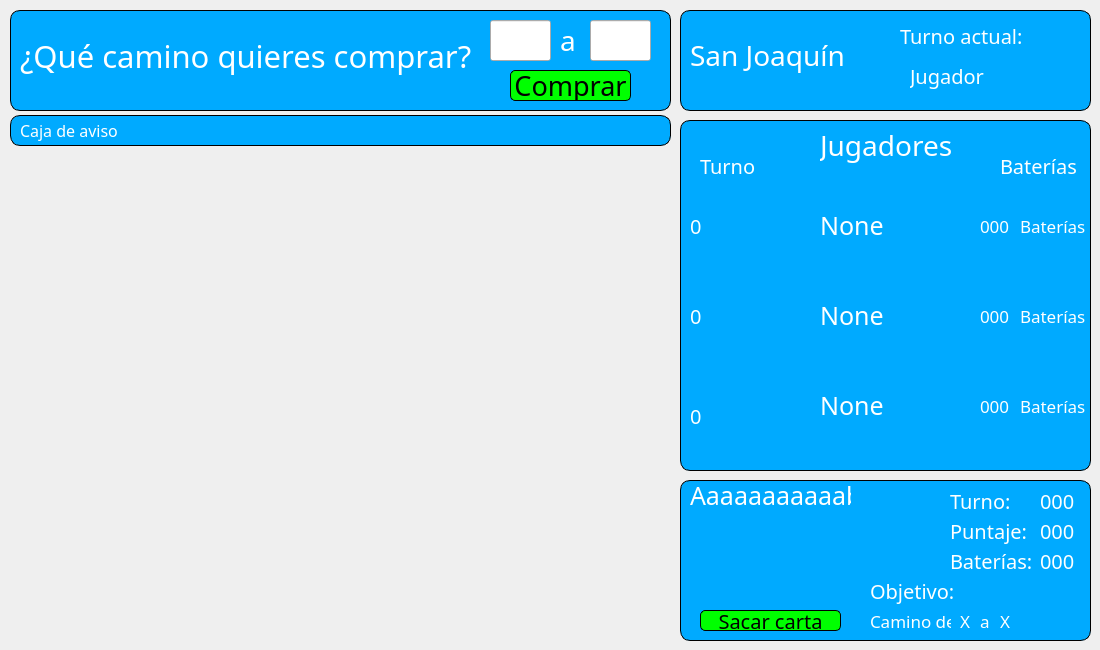
<?xml version="1.0" encoding="UTF-8"?>
<ui version="4.0">
 <class>Form</class>
 <widget class="QWidget" name="Form">
  <property name="geometry">
   <rect>
    <x>0</x>
    <y>0</y>
    <width>1100</width>
    <height>650</height>
   </rect>
  </property>
  <property name="minimumSize">
   <size>
    <width>1100</width>
    <height>650</height>
   </size>
  </property>
  <property name="maximumSize">
   <size>
    <width>1100</width>
    <height>650</height>
   </size>
  </property>
  <property name="windowTitle">
   <string>Form</string>
  </property>
  <widget class="QLabel" name="label_fondo">
   <property name="geometry">
    <rect>
     <x>0</x>
     <y>0</y>
     <width>1100</width>
     <height>650</height>
    </rect>
   </property>
   <property name="minimumSize">
    <size>
     <width>1100</width>
     <height>650</height>
    </size>
   </property>
   <property name="maximumSize">
    <size>
     <width>1100</width>
     <height>650</height>
    </size>
   </property>
   <property name="text">
    <string/>
   </property>
   <property name="pixmap">
    <pixmap>../sprites_usuario/nubes_espera.jpeg</pixmap>
   </property>
   <property name="scaledContents">
    <bool>true</bool>
   </property>
  </widget>
  <widget class="QLabel" name="label">
   <property name="geometry">
    <rect>
     <x>10</x>
     <y>10</y>
     <width>661</width>
     <height>101</height>
    </rect>
   </property>
   <property name="styleSheet">
    <string notr="true">background-color: rgb(0, 170, 255);
border-width:10px;
border-radius: 10px;
border: 1px solid black;</string>
   </property>
   <property name="text">
    <string/>
   </property>
  </widget>
  <widget class="QLabel" name="label_mapa">
   <property name="geometry">
    <rect>
     <x>10</x>
     <y>150</y>
     <width>660</width>
     <height>495</height>
    </rect>
   </property>
   <property name="minimumSize">
    <size>
     <width>660</width>
     <height>495</height>
    </size>
   </property>
   <property name="maximumSize">
    <size>
     <width>660</width>
     <height>495</height>
    </size>
   </property>
   <property name="text">
    <string/>
   </property>
   <property name="pixmap">
    <pixmap>../sprites_usuario/Mapas/Mapa ING.png</pixmap>
   </property>
   <property name="scaledContents">
    <bool>true</bool>
   </property>
  </widget>
  <widget class="QLabel" name="label_3">
   <property name="geometry">
    <rect>
     <x>680</x>
     <y>10</y>
     <width>411</width>
     <height>101</height>
    </rect>
   </property>
   <property name="styleSheet">
    <string notr="true">background-color: rgb(0, 170, 255);
border-width:10px;
border-radius: 10px;
border: 1px solid black;</string>
   </property>
   <property name="text">
    <string/>
   </property>
  </widget>
  <widget class="QLabel" name="label_4">
   <property name="geometry">
    <rect>
     <x>680</x>
     <y>120</y>
     <width>411</width>
     <height>351</height>
    </rect>
   </property>
   <property name="styleSheet">
    <string notr="true">background-color: rgb(0, 170, 255);
border-width:10px;
border-radius: 10px;
border: 1px solid black;</string>
   </property>
   <property name="text">
    <string/>
   </property>
  </widget>
  <widget class="QLabel" name="label_5">
   <property name="geometry">
    <rect>
     <x>680</x>
     <y>480</y>
     <width>411</width>
     <height>161</height>
    </rect>
   </property>
   <property name="styleSheet">
    <string notr="true">background-color: rgb(0, 170, 255);
border-width:10px;
border-radius: 10px;
border: 1px solid black;</string>
   </property>
   <property name="text">
    <string/>
   </property>
  </widget>
  <widget class="QLabel" name="label_6">
   <property name="geometry">
    <rect>
     <x>20</x>
     <y>20</y>
     <width>461</width>
     <height>71</height>
    </rect>
   </property>
   <property name="font">
    <font>
     <family>MV Boli</family>
     <pointsize>23</pointsize>
    </font>
   </property>
   <property name="styleSheet">
    <string notr="true">color: rgb(255, 255, 255);</string>
   </property>
   <property name="text">
    <string>¿Qué camino quieres comprar?</string>
   </property>
  </widget>
  <widget class="QLineEdit" name="edit_comprar_desde">
   <property name="geometry">
    <rect>
     <x>490</x>
     <y>20</y>
     <width>61</width>
     <height>41</height>
    </rect>
   </property>
   <property name="font">
    <font>
     <family>MV Boli</family>
     <pointsize>21</pointsize>
    </font>
   </property>
   <property name="text">
    <string/>
   </property>
  </widget>
  <widget class="QLabel" name="label_7">
   <property name="geometry">
    <rect>
     <x>560</x>
     <y>20</y>
     <width>31</width>
     <height>41</height>
    </rect>
   </property>
   <property name="font">
    <font>
     <family>MV Boli</family>
     <pointsize>21</pointsize>
    </font>
   </property>
   <property name="styleSheet">
    <string notr="true">color: rgb(255, 255, 255);</string>
   </property>
   <property name="text">
    <string>a</string>
   </property>
  </widget>
  <widget class="QLineEdit" name="edit_comprar_hacia">
   <property name="geometry">
    <rect>
     <x>590</x>
     <y>20</y>
     <width>61</width>
     <height>41</height>
    </rect>
   </property>
   <property name="font">
    <font>
     <family>MV Boli</family>
     <pointsize>21</pointsize>
    </font>
   </property>
  </widget>
  <widget class="QPushButton" name="boton_comprar">
   <property name="enabled">
    <bool>true</bool>
   </property>
   <property name="geometry">
    <rect>
     <x>510</x>
     <y>70</y>
     <width>121</width>
     <height>31</height>
    </rect>
   </property>
   <property name="font">
    <font>
     <family>MV Boli</family>
     <pointsize>20</pointsize>
    </font>
   </property>
   <property name="styleSheet">
    <string notr="true">border-width:10px;
border-radius: 5px;
background-color: rgb(0, 255, 0);
border: 0.5px solid black;
</string>
   </property>
   <property name="text">
    <string>Comprar</string>
   </property>
   <property name="checkable">
    <bool>false</bool>
   </property>
  </widget>
  <widget class="QPushButton" name="boton_sacar_carta">
   <property name="enabled">
    <bool>true</bool>
   </property>
   <property name="geometry">
    <rect>
     <x>700</x>
     <y>610</y>
     <width>141</width>
     <height>21</height>
    </rect>
   </property>
   <property name="font">
    <font>
     <family>MV Boli</family>
     <pointsize>15</pointsize>
    </font>
   </property>
   <property name="styleSheet">
    <string notr="true">border-width:10px;
border-radius: 5px;
background-color: rgb(0, 255, 0);
border: 0.5px solid black;
</string>
   </property>
   <property name="text">
    <string>Sacar carta</string>
   </property>
   <property name="checkable">
    <bool>false</bool>
   </property>
  </widget>
  <widget class="QLabel" name="label_nombre_mapa">
   <property name="geometry">
    <rect>
     <x>690</x>
     <y>20</y>
     <width>171</width>
     <height>71</height>
    </rect>
   </property>
   <property name="font">
    <font>
     <family>MV Boli</family>
     <pointsize>21</pointsize>
    </font>
   </property>
   <property name="styleSheet">
    <string notr="true">color: rgb(255, 255, 255);</string>
   </property>
   <property name="text">
    <string>San Joaquín</string>
   </property>
  </widget>
  <widget class="QLabel" name="label_9">
   <property name="geometry">
    <rect>
     <x>900</x>
     <y>0</y>
     <width>171</width>
     <height>71</height>
    </rect>
   </property>
   <property name="font">
    <font>
     <family>MV Boli</family>
     <pointsize>15</pointsize>
    </font>
   </property>
   <property name="styleSheet">
    <string notr="true">color: rgb(255, 255, 255);</string>
   </property>
   <property name="text">
    <string>Turno actual:</string>
   </property>
  </widget>
  <widget class="QLabel" name="label_turno_actual">
   <property name="geometry">
    <rect>
     <x>910</x>
     <y>40</y>
     <width>171</width>
     <height>71</height>
    </rect>
   </property>
   <property name="font">
    <font>
     <family>MV Boli</family>
     <pointsize>15</pointsize>
    </font>
   </property>
   <property name="styleSheet">
    <string notr="true">color: rgb(255, 255, 255);</string>
   </property>
   <property name="text">
    <string>Jugador</string>
   </property>
  </widget>
  <widget class="QLabel" name="label_11">
   <property name="geometry">
    <rect>
     <x>700</x>
     <y>130</y>
     <width>61</width>
     <height>71</height>
    </rect>
   </property>
   <property name="font">
    <font>
     <family>MV Boli</family>
     <pointsize>15</pointsize>
    </font>
   </property>
   <property name="styleSheet">
    <string notr="true">color: rgb(255, 255, 255);</string>
   </property>
   <property name="text">
    <string>Turno</string>
   </property>
  </widget>
  <widget class="QLabel" name="label_12">
   <property name="geometry">
    <rect>
     <x>820</x>
     <y>110</y>
     <width>171</width>
     <height>71</height>
    </rect>
   </property>
   <property name="font">
    <font>
     <family>MV Boli</family>
     <pointsize>21</pointsize>
    </font>
   </property>
   <property name="styleSheet">
    <string notr="true">color: rgb(255, 255, 255);</string>
   </property>
   <property name="text">
    <string>Jugadores</string>
   </property>
  </widget>
  <widget class="QLabel" name="label_13">
   <property name="geometry">
    <rect>
     <x>1000</x>
     <y>130</y>
     <width>91</width>
     <height>71</height>
    </rect>
   </property>
   <property name="font">
    <font>
     <family>MV Boli</family>
     <pointsize>15</pointsize>
    </font>
   </property>
   <property name="styleSheet">
    <string notr="true">color: rgb(255, 255, 255);</string>
   </property>
   <property name="text">
    <string>Baterías</string>
   </property>
  </widget>
  <widget class="QLabel" name="label_turno_j2">
   <property name="geometry">
    <rect>
     <x>690</x>
     <y>280</y>
     <width>31</width>
     <height>71</height>
    </rect>
   </property>
   <property name="font">
    <font>
     <family>MV Boli</family>
     <pointsize>15</pointsize>
    </font>
   </property>
   <property name="styleSheet">
    <string notr="true">color: rgb(255, 255, 255);</string>
   </property>
   <property name="text">
    <string>0</string>
   </property>
  </widget>
  <widget class="QLabel" name="label_turno_j3">
   <property name="geometry">
    <rect>
     <x>690</x>
     <y>380</y>
     <width>31</width>
     <height>71</height>
    </rect>
   </property>
   <property name="font">
    <font>
     <family>MV Boli</family>
     <pointsize>15</pointsize>
    </font>
   </property>
   <property name="styleSheet">
    <string notr="true">color: rgb(255, 255, 255);</string>
   </property>
   <property name="text">
    <string>0</string>
   </property>
  </widget>
  <widget class="QLabel" name="label_turno_j1">
   <property name="geometry">
    <rect>
     <x>690</x>
     <y>190</y>
     <width>21</width>
     <height>71</height>
    </rect>
   </property>
   <property name="font">
    <font>
     <family>MV Boli</family>
     <pointsize>15</pointsize>
    </font>
   </property>
   <property name="styleSheet">
    <string notr="true">color: rgb(255, 255, 255);</string>
   </property>
   <property name="text">
    <string>0</string>
   </property>
  </widget>
  <widget class="QLabel" name="label_17">
   <property name="geometry">
    <rect>
     <x>1020</x>
     <y>190</y>
     <width>91</width>
     <height>71</height>
    </rect>
   </property>
   <property name="font">
    <font>
     <family>MV Boli</family>
     <pointsize>13</pointsize>
    </font>
   </property>
   <property name="styleSheet">
    <string notr="true">color: rgb(255, 255, 255);</string>
   </property>
   <property name="text">
    <string>Baterías</string>
   </property>
  </widget>
  <widget class="QLabel" name="label_18">
   <property name="geometry">
    <rect>
     <x>1020</x>
     <y>280</y>
     <width>91</width>
     <height>71</height>
    </rect>
   </property>
   <property name="font">
    <font>
     <family>MV Boli</family>
     <pointsize>13</pointsize>
    </font>
   </property>
   <property name="styleSheet">
    <string notr="true">color: rgb(255, 255, 255);</string>
   </property>
   <property name="text">
    <string>Baterías</string>
   </property>
  </widget>
  <widget class="QLabel" name="label_19">
   <property name="geometry">
    <rect>
     <x>1020</x>
     <y>370</y>
     <width>91</width>
     <height>71</height>
    </rect>
   </property>
   <property name="font">
    <font>
     <family>MV Boli</family>
     <pointsize>13</pointsize>
    </font>
   </property>
   <property name="styleSheet">
    <string notr="true">color: rgb(255, 255, 255);</string>
   </property>
   <property name="text">
    <string>Baterías</string>
   </property>
  </widget>
  <widget class="QLabel" name="baterias_j1">
   <property name="geometry">
    <rect>
     <x>980</x>
     <y>190</y>
     <width>41</width>
     <height>71</height>
    </rect>
   </property>
   <property name="font">
    <font>
     <family>MV Boli</family>
     <pointsize>13</pointsize>
    </font>
   </property>
   <property name="styleSheet">
    <string notr="true">color: rgb(255, 255, 255);</string>
   </property>
   <property name="text">
    <string>000</string>
   </property>
  </widget>
  <widget class="QLabel" name="baterias_j2">
   <property name="geometry">
    <rect>
     <x>980</x>
     <y>280</y>
     <width>41</width>
     <height>71</height>
    </rect>
   </property>
   <property name="font">
    <font>
     <family>MV Boli</family>
     <pointsize>13</pointsize>
    </font>
   </property>
   <property name="styleSheet">
    <string notr="true">color: rgb(255, 255, 255);</string>
   </property>
   <property name="text">
    <string>000</string>
   </property>
  </widget>
  <widget class="QLabel" name="baterias_j3">
   <property name="geometry">
    <rect>
     <x>980</x>
     <y>370</y>
     <width>41</width>
     <height>71</height>
    </rect>
   </property>
   <property name="font">
    <font>
     <family>MV Boli</family>
     <pointsize>13</pointsize>
    </font>
   </property>
   <property name="styleSheet">
    <string notr="true">color: rgb(255, 255, 255);</string>
   </property>
   <property name="text">
    <string>000</string>
   </property>
  </widget>
  <widget class="QLabel" name="nombre_j1">
   <property name="geometry">
    <rect>
     <x>820</x>
     <y>190</y>
     <width>171</width>
     <height>71</height>
    </rect>
   </property>
   <property name="font">
    <font>
     <family>MV Boli</family>
     <pointsize>19</pointsize>
    </font>
   </property>
   <property name="styleSheet">
    <string notr="true">color: rgb(255, 255, 255);</string>
   </property>
   <property name="text">
    <string>None</string>
   </property>
  </widget>
  <widget class="QLabel" name="nombre_j2">
   <property name="geometry">
    <rect>
     <x>820</x>
     <y>280</y>
     <width>171</width>
     <height>71</height>
    </rect>
   </property>
   <property name="font">
    <font>
     <family>MV Boli</family>
     <pointsize>19</pointsize>
    </font>
   </property>
   <property name="styleSheet">
    <string notr="true">color: rgb(255, 255, 255);</string>
   </property>
   <property name="text">
    <string>None</string>
   </property>
  </widget>
  <widget class="QLabel" name="nombre_j3">
   <property name="geometry">
    <rect>
     <x>820</x>
     <y>370</y>
     <width>171</width>
     <height>71</height>
    </rect>
   </property>
   <property name="font">
    <font>
     <family>MV Boli</family>
     <pointsize>19</pointsize>
    </font>
   </property>
   <property name="styleSheet">
    <string notr="true">color: rgb(255, 255, 255);</string>
   </property>
   <property name="text">
    <string>None</string>
   </property>
  </widget>
  <widget class="QLabel" name="foto_perfil_j1">
   <property name="geometry">
    <rect>
     <x>720</x>
     <y>190</y>
     <width>80</width>
     <height>80</height>
    </rect>
   </property>
   <property name="text">
    <string/>
   </property>
   <property name="scaledContents">
    <bool>true</bool>
   </property>
  </widget>
  <widget class="QLabel" name="foto_perfil_j2">
   <property name="geometry">
    <rect>
     <x>720</x>
     <y>280</y>
     <width>80</width>
     <height>80</height>
    </rect>
   </property>
   <property name="text">
    <string/>
   </property>
   <property name="scaledContents">
    <bool>true</bool>
   </property>
  </widget>
  <widget class="QLabel" name="foto_perfil_j3">
   <property name="geometry">
    <rect>
     <x>720</x>
     <y>370</y>
     <width>80</width>
     <height>80</height>
    </rect>
   </property>
   <property name="text">
    <string/>
   </property>
   <property name="scaledContents">
    <bool>true</bool>
   </property>
  </widget>
  <widget class="QLabel" name="mi_nombre">
   <property name="geometry">
    <rect>
     <x>690</x>
     <y>470</y>
     <width>161</width>
     <height>51</height>
    </rect>
   </property>
   <property name="font">
    <font>
     <family>MV Boli</family>
     <pointsize>19</pointsize>
    </font>
   </property>
   <property name="styleSheet">
    <string notr="true">color: rgb(255, 255, 255);</string>
   </property>
   <property name="text">
    <string>Aaaaaaaaaaab</string>
   </property>
  </widget>
  <widget class="QLabel" name="foto_mi_personaje">
   <property name="geometry">
    <rect>
     <x>730</x>
     <y>520</y>
     <width>81</width>
     <height>81</height>
    </rect>
   </property>
   <property name="text">
    <string/>
   </property>
   <property name="scaledContents">
    <bool>true</bool>
   </property>
  </widget>
  <widget class="QLabel" name="label_31">
   <property name="geometry">
    <rect>
     <x>870</x>
     <y>570</y>
     <width>101</width>
     <height>41</height>
    </rect>
   </property>
   <property name="font">
    <font>
     <family>MV Boli</family>
     <pointsize>15</pointsize>
    </font>
   </property>
   <property name="styleSheet">
    <string notr="true">color: rgb(255, 255, 255);</string>
   </property>
   <property name="text">
    <string>Objetivo:</string>
   </property>
  </widget>
  <widget class="QLabel" name="label_objetivo1">
   <property name="geometry">
    <rect>
     <x>870</x>
     <y>600</y>
     <width>81</width>
     <height>41</height>
    </rect>
   </property>
   <property name="font">
    <font>
     <family>MV Boli</family>
     <pointsize>13</pointsize>
    </font>
   </property>
   <property name="styleSheet">
    <string notr="true">color: rgb(255, 255, 255);</string>
   </property>
   <property name="text">
    <string>Camino de</string>
   </property>
  </widget>
  <widget class="QLabel" name="label_objetivo_desde">
   <property name="geometry">
    <rect>
     <x>960</x>
     <y>600</y>
     <width>21</width>
     <height>41</height>
    </rect>
   </property>
   <property name="font">
    <font>
     <family>MV Boli</family>
     <pointsize>13</pointsize>
    </font>
   </property>
   <property name="styleSheet">
    <string notr="true">color: rgb(255, 255, 255);</string>
   </property>
   <property name="text">
    <string>X</string>
   </property>
  </widget>
  <widget class="QLabel" name="label_objetivo2">
   <property name="geometry">
    <rect>
     <x>980</x>
     <y>600</y>
     <width>21</width>
     <height>41</height>
    </rect>
   </property>
   <property name="font">
    <font>
     <family>MV Boli</family>
     <pointsize>13</pointsize>
    </font>
   </property>
   <property name="styleSheet">
    <string notr="true">color: rgb(255, 255, 255);
</string>
   </property>
   <property name="text">
    <string>a</string>
   </property>
  </widget>
  <widget class="QLabel" name="label_objetivo_hasta">
   <property name="geometry">
    <rect>
     <x>1000</x>
     <y>600</y>
     <width>21</width>
     <height>41</height>
    </rect>
   </property>
   <property name="font">
    <font>
     <family>MV Boli</family>
     <pointsize>13</pointsize>
    </font>
   </property>
   <property name="styleSheet">
    <string notr="true">color: rgb(255, 255, 255);</string>
   </property>
   <property name="text">
    <string>X</string>
   </property>
  </widget>
  <widget class="QLabel" name="label_36">
   <property name="geometry">
    <rect>
     <x>950</x>
     <y>480</y>
     <width>71</width>
     <height>41</height>
    </rect>
   </property>
   <property name="font">
    <font>
     <family>MV Boli</family>
     <pointsize>15</pointsize>
    </font>
   </property>
   <property name="styleSheet">
    <string notr="true">color: rgb(255, 255, 255);</string>
   </property>
   <property name="text">
    <string>Turno:</string>
   </property>
  </widget>
  <widget class="QLabel" name="label_37">
   <property name="geometry">
    <rect>
     <x>950</x>
     <y>510</y>
     <width>81</width>
     <height>41</height>
    </rect>
   </property>
   <property name="font">
    <font>
     <family>MV Boli</family>
     <pointsize>15</pointsize>
    </font>
   </property>
   <property name="styleSheet">
    <string notr="true">color: rgb(255, 255, 255);</string>
   </property>
   <property name="text">
    <string>Puntaje:</string>
   </property>
  </widget>
  <widget class="QLabel" name="label_38">
   <property name="geometry">
    <rect>
     <x>950</x>
     <y>540</y>
     <width>91</width>
     <height>41</height>
    </rect>
   </property>
   <property name="font">
    <font>
     <family>MV Boli</family>
     <pointsize>15</pointsize>
    </font>
   </property>
   <property name="styleSheet">
    <string notr="true">color: rgb(255, 255, 255);</string>
   </property>
   <property name="text">
    <string>Baterías:</string>
   </property>
  </widget>
  <widget class="QLabel" name="mi_turno">
   <property name="geometry">
    <rect>
     <x>1040</x>
     <y>480</y>
     <width>51</width>
     <height>41</height>
    </rect>
   </property>
   <property name="font">
    <font>
     <family>MV Boli</family>
     <pointsize>15</pointsize>
    </font>
   </property>
   <property name="styleSheet">
    <string notr="true">color: rgb(255, 255, 255);</string>
   </property>
   <property name="text">
    <string>000</string>
   </property>
  </widget>
  <widget class="QLabel" name="mi_puntaje">
   <property name="geometry">
    <rect>
     <x>1040</x>
     <y>510</y>
     <width>51</width>
     <height>41</height>
    </rect>
   </property>
   <property name="font">
    <font>
     <family>MV Boli</family>
     <pointsize>15</pointsize>
    </font>
   </property>
   <property name="styleSheet">
    <string notr="true">color: rgb(255, 255, 255);</string>
   </property>
   <property name="text">
    <string>000</string>
   </property>
  </widget>
  <widget class="QLabel" name="mis_baterias">
   <property name="geometry">
    <rect>
     <x>1040</x>
     <y>540</y>
     <width>51</width>
     <height>41</height>
    </rect>
   </property>
   <property name="font">
    <font>
     <family>MV Boli</family>
     <pointsize>15</pointsize>
    </font>
   </property>
   <property name="styleSheet">
    <string notr="true">color: rgb(255, 255, 255);</string>
   </property>
   <property name="text">
    <string>000</string>
   </property>
  </widget>
  <widget class="QLabel" name="label_2">
   <property name="geometry">
    <rect>
     <x>10</x>
     <y>115</y>
     <width>661</width>
     <height>31</height>
    </rect>
   </property>
   <property name="styleSheet">
    <string notr="true">background-color: rgb(0, 170, 255);
border-width:10px;
border-radius: 10px;
border: 1px solid black;</string>
   </property>
   <property name="text">
    <string/>
   </property>
  </widget>
  <widget class="QLabel" name="label_aviso">
   <property name="geometry">
    <rect>
     <x>20</x>
     <y>115</y>
     <width>641</width>
     <height>31</height>
    </rect>
   </property>
   <property name="font">
    <font>
     <family>MV Boli</family>
     <pointsize>12</pointsize>
    </font>
   </property>
   <property name="styleSheet">
    <string notr="true">color: rgb(255, 255, 255);</string>
   </property>
   <property name="text">
    <string>Caja de aviso</string>
   </property>
  </widget>
 </widget>
 <resources/>
 <connections/>
</ui>
